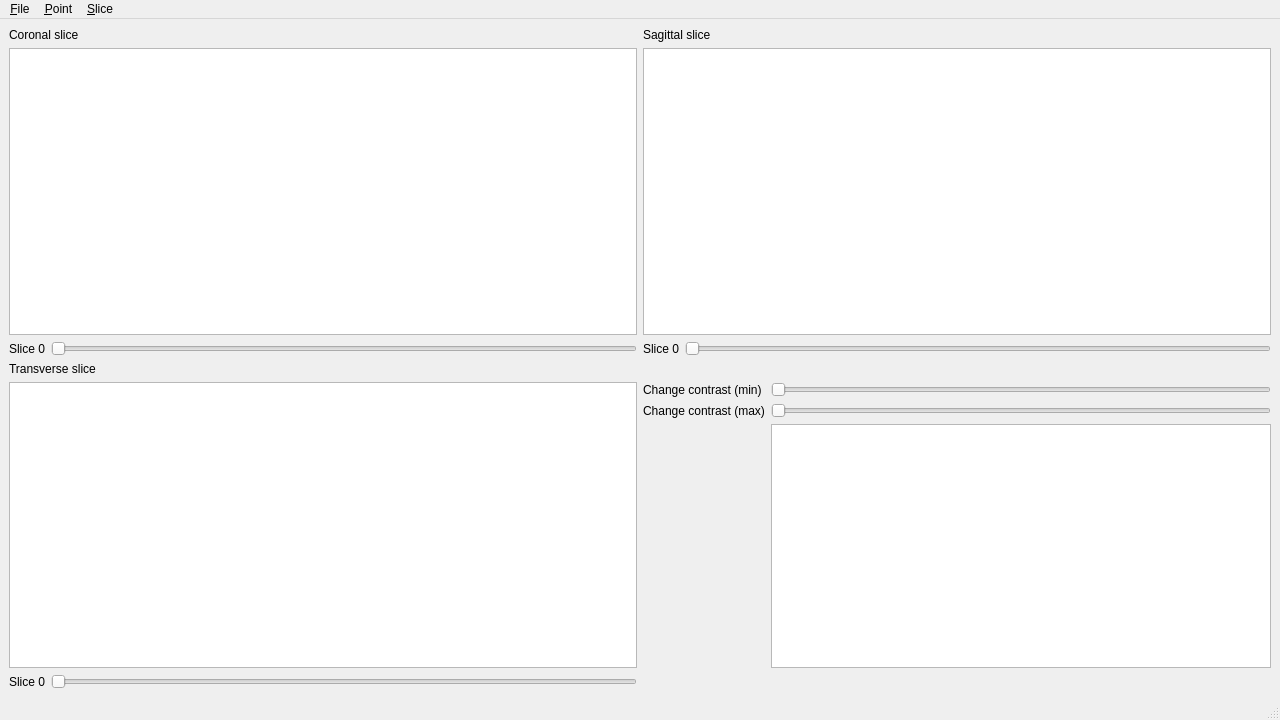
<?xml version="1.0" encoding="UTF-8"?>
<ui version="4.0">
 <class>MainWindow</class>
 <widget class="QMainWindow" name="MainWindow">
  <property name="geometry">
   <rect>
    <x>0</x>
    <y>0</y>
    <width>1280</width>
    <height>720</height>
   </rect>
  </property>
  <property name="windowTitle">
   <string>MainWindow</string>
  </property>
  <widget class="QWidget" name="centralwidget">
   <layout class="QGridLayout" name="gridLayout">
    <item row="0" column="1">
     <widget class="QLabel" name="label_viewer_0">
      <property name="text">
       <string>Sagittal slice</string>
      </property>
     </widget>
    </item>
    <item row="4" column="1">
     <layout class="QGridLayout" name="grid_layout">
      <item row="3" column="2">
       <widget class="QListView" name="points_list"/>
      </item>
      <item row="2" column="1">
       <widget class="QLabel" name="image_contrst_max_label">
        <property name="text">
         <string>Change contrast (max)</string>
        </property>
       </widget>
      </item>
      <item row="2" column="2">
       <widget class="QSlider" name="image_contrast_max_slider">
        <property name="orientation">
         <enum>Qt::Horizontal</enum>
        </property>
       </widget>
      </item>
      <item row="1" column="2">
       <widget class="QSlider" name="image_contrast_min_slider">
        <property name="orientation">
         <enum>Qt::Horizontal</enum>
        </property>
       </widget>
      </item>
      <item row="1" column="1">
       <widget class="QLabel" name="image_contrast_min_label">
        <property name="text">
         <string>Change contrast (min)</string>
        </property>
       </widget>
      </item>
     </layout>
    </item>
    <item row="1" column="1">
     <widget class="CursorGraphicsView" name="image_viewer_0">
      <property name="cursor" stdset="0">
       <cursorShape>CrossCursor</cursorShape>
      </property>
      <property name="verticalScrollBarPolicy">
       <enum>Qt::ScrollBarAsNeeded</enum>
      </property>
      <property name="horizontalScrollBarPolicy">
       <enum>Qt::ScrollBarAlwaysOff</enum>
      </property>
     </widget>
    </item>
    <item row="1" column="0">
     <widget class="CursorGraphicsView" name="image_viewer_1">
      <property name="cursor" stdset="0">
       <cursorShape>CrossCursor</cursorShape>
      </property>
      <property name="verticalScrollBarPolicy">
       <enum>Qt::ScrollBarAlwaysOff</enum>
      </property>
      <property name="horizontalScrollBarPolicy">
       <enum>Qt::ScrollBarAlwaysOff</enum>
      </property>
     </widget>
    </item>
    <item row="2" column="1">
     <layout class="QHBoxLayout" name="horizontal_layout_0">
      <item>
       <widget class="QLabel" name="image_slice_label_0">
        <property name="text">
         <string>Slice 0</string>
        </property>
       </widget>
      </item>
      <item>
       <widget class="QSlider" name="image_slider_0">
        <property name="orientation">
         <enum>Qt::Horizontal</enum>
        </property>
       </widget>
      </item>
     </layout>
    </item>
    <item row="2" column="0">
     <layout class="QHBoxLayout" name="horizontal_layout_1">
      <item>
       <widget class="QLabel" name="image_slice_label_1">
        <property name="text">
         <string>Slice 0</string>
        </property>
       </widget>
      </item>
      <item>
       <widget class="QSlider" name="image_slider_1">
        <property name="orientation">
         <enum>Qt::Horizontal</enum>
        </property>
       </widget>
      </item>
     </layout>
    </item>
    <item row="5" column="0">
     <layout class="QHBoxLayout" name="horizontal_layout_2">
      <item>
       <widget class="QLabel" name="image_slice_label_2">
        <property name="text">
         <string>Slice 0</string>
        </property>
       </widget>
      </item>
      <item>
       <widget class="QSlider" name="image_slider_2">
        <property name="orientation">
         <enum>Qt::Horizontal</enum>
        </property>
       </widget>
      </item>
     </layout>
    </item>
    <item row="4" column="0">
     <widget class="CursorGraphicsView" name="image_viewer_2">
      <property name="cursor" stdset="0">
       <cursorShape>CrossCursor</cursorShape>
      </property>
      <property name="verticalScrollBarPolicy">
       <enum>Qt::ScrollBarAlwaysOff</enum>
      </property>
      <property name="horizontalScrollBarPolicy">
       <enum>Qt::ScrollBarAlwaysOff</enum>
      </property>
     </widget>
    </item>
    <item row="0" column="0">
     <widget class="QLabel" name="label_viewer_1">
      <property name="text">
       <string>Coronal slice</string>
      </property>
     </widget>
    </item>
    <item row="3" column="0">
     <widget class="QLabel" name="label_viewer_2">
      <property name="text">
       <string>Transverse slice</string>
      </property>
     </widget>
    </item>
   </layout>
  </widget>
  <widget class="QMenuBar" name="menubar">
   <property name="geometry">
    <rect>
     <x>0</x>
     <y>0</y>
     <width>1280</width>
     <height>21</height>
    </rect>
   </property>
   <widget class="QMenu" name="menuFile">
    <property name="title">
     <string>&amp;File</string>
    </property>
    <addaction name="action_Open"/>
    <addaction name="action_Exit"/>
   </widget>
   <widget class="QMenu" name="menuPoint">
    <property name="title">
     <string>&amp;Point</string>
    </property>
    <addaction name="action_Save"/>
    <addaction name="action_Save_points_to_file"/>
    <addaction name="action_Delete"/>
   </widget>
   <widget class="QMenu" name="menuSlice">
    <property name="title">
     <string>&amp;Slice</string>
    </property>
    <addaction name="action_Save_sagittal_slice"/>
    <addaction name="action_Save_coronal_slice"/>
    <addaction name="action_Save_transverse_slice"/>
   </widget>
   <addaction name="menuFile"/>
   <addaction name="menuPoint"/>
   <addaction name="menuSlice"/>
  </widget>
  <widget class="QStatusBar" name="statusbar"/>
  <action name="action_Open">
   <property name="text">
    <string>&amp;Open</string>
   </property>
  </action>
  <action name="action_Exit">
   <property name="text">
    <string>&amp;Exit</string>
   </property>
  </action>
  <action name="action_Save">
   <property name="text">
    <string>&amp;Save</string>
   </property>
  </action>
  <action name="action_Delete">
   <property name="text">
    <string>&amp;Delete</string>
   </property>
  </action>
  <action name="action_Save_points_to_file">
   <property name="text">
    <string>Save points to &amp;file</string>
   </property>
  </action>
  <action name="action_Save_coronal_slice">
   <property name="text">
    <string>Save &amp;coronal slice</string>
   </property>
  </action>
  <action name="action_Save_sagittal_slice">
   <property name="text">
    <string>Save &amp;sagittal slice</string>
   </property>
  </action>
  <action name="action_Save_transverse_slice">
   <property name="text">
    <string>Save &amp;transverse slice</string>
   </property>
  </action>
 </widget>
 <customwidgets>
  <customwidget>
   <class>CursorGraphicsView</class>
   <extends>QGraphicsView</extends>
   <header>CursorGraphicsView.h</header>
  </customwidget>
 </customwidgets>
 <resources/>
 <connections>
  <connection>
   <sender>action_Exit</sender>
   <signal>triggered()</signal>
   <receiver>MainWindow</receiver>
   <slot>close()</slot>
   <hints>
    <hint type="sourcelabel">
     <x>-1</x>
     <y>-1</y>
    </hint>
    <hint type="destinationlabel">
     <x>399</x>
     <y>299</y>
    </hint>
   </hints>
  </connection>
 </connections>
</ui>
